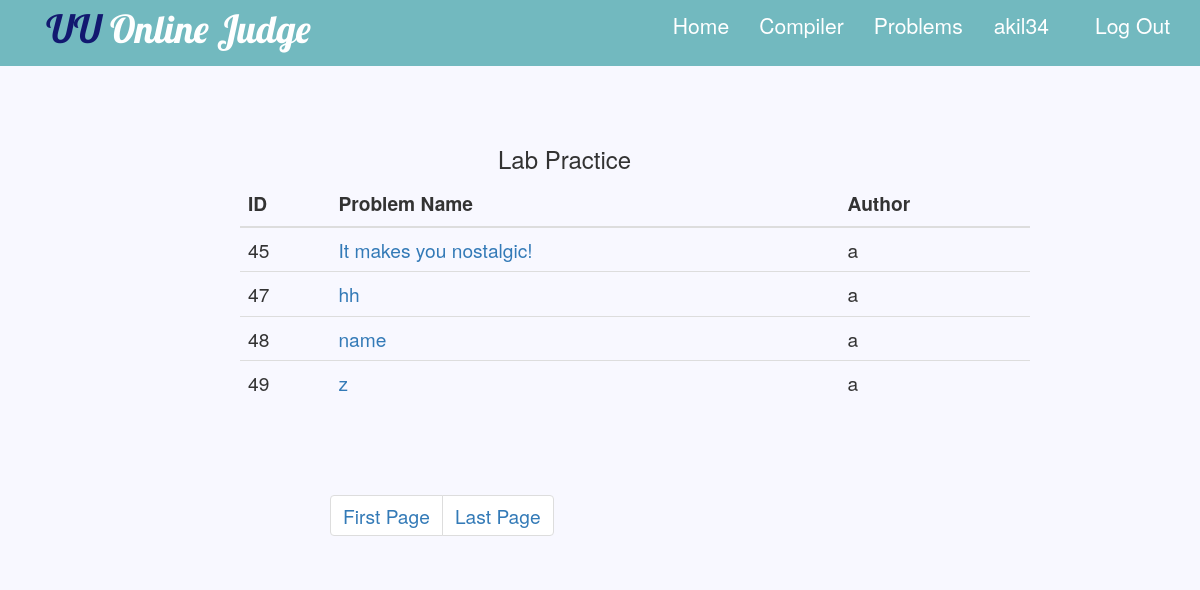
Screenshot of /archive.php (signed in) with the database file from the repository.
### tables this page shows
CREATE TABLE `archieve` (
  `id` int(11) NOT NULL,
  `pbname` varchar(100) DEFAULT NULL,
  `pbdes` text NOT NULL,
  `pbauthor` varchar(90) DEFAULT NULL,
  `tc` mediumtext NOT NULL,
  `output` mediumtext NOT NULL,
  `uoutput` mediumtext NOT NULL
);

### archive.php (the view, shortened to what this page needs)
<!DOCTYPE html>
<html>
<head>
        <link rel="stylesheet" href="css/bootstrap.min.css">
	    <link rel="stylesheet" href="css/font-awesome.min.css">
	    <link rel="stylesheet" href="css/normalize.css">
        <link rel="stylesheet" href="css/main.css">
        <link rel="stylesheet" href="css/style.css">
</head>
<body>
<div class="main">
<?php
include("Header.php");
?>
<div class="row log">
<div class="col-sm-10">
<div class=""><h3 style="text-align:center;margin-top:50px">Lab Practice</h3></div>
</div>
<div class="col-sm-1">
</div>
<div class="col-sm-1">
</div>
</div>
<div class="row">
<div class="col-sm-2">
</div>
<div class="col-sm-8 pbs">
  <div class="table-responsive">
    <table class="table">
    <thead>
    <tr>
     <th>ID</th>
     <th>Problem Name</th>
     <th>Author</th>
    </tr>
    </thead>
    <tbody>
<?php
require_once("config.php");
if(!isset($pn))
{
    $per_page=10;
	if(isset($_GET['page']))
	{
		$page=$_GET['page'];
	}
	else
	{
		$page=1;
	}
	$start=($page-1)*$per_page;
	$show="SELECT * FROM archieve limit $start,$per_page";
    $send=mysqli_query($con,$show);
	while($row=mysqli_fetch_array($send))
	{
		echo "
	  <tr><td>$row[id]</td><td><a href=\"description.php?id=$row[id]\"><div class=\"\">$row[pbname]</div></a></td><td>$row[pbauthor]</td></tr>";
	}
echo "</tbody>
</table>
</div>";
	$psql="SELECT * FROM archieve";
	$sn=mysqli_query($con,$psql);
	$total_rows=mysqli_num_rows($sn);
	$total_page=ceil($total_rows/$per_page);
	echo "<div class=\"contain\"><ul class=\"pagination\"><li><a href=\"archive.php?page=1\">First Page</a></li>";
	echo "<li><a href=\"archive.php?page=$total_page\">Last Page</a></li></ul></div>";
}
?>
</div>
	<div class="col-sm-2">
	</div>
	</div>
</div>
</body>
</html>

### css/main.css (style rules this page uses)
html { color: #222; font-size: 1em; line-height: 1.4; }

### css/style.css (style rules this page uses)
* { box-sizing: border-box; }
body { padding: 0px; margin: 0px; background: #f6f6f6f6; }
* { margin: 0px; padding: 0px; }
body { font-size: 120%; background: #F8F8FF; }
.log { margin-left:100px; margin-top:30px; }
.pbs { margin-left:35px; }
.contain { margin-top:50px; margin-left: 90px; }

### rows the page displays
archieve: id "45", pbname "It makes you nostalgic!", pbauthor "a"
archieve: id "47", pbname "hh", pbauthor "a"
archieve: id "48", pbname "name", pbauthor "a"
archieve: id "49", pbname "z", pbauthor "a"

### other values shown
$username "akil34"
